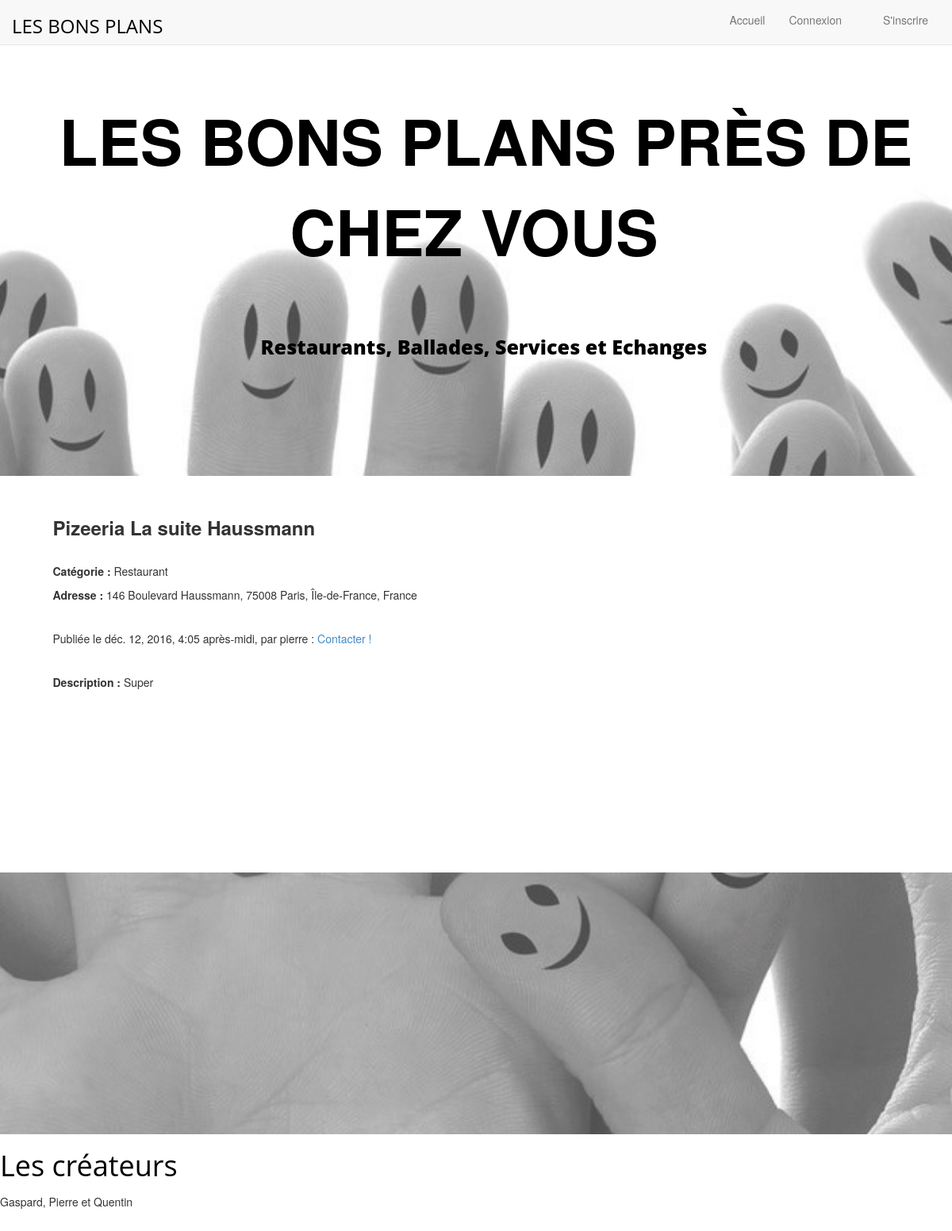
Page /annonces/7/ on the committed database.
### annonces/models.py (models this page shows, shortened)
class Annonce(models.Model):
    titre = models.CharField(max_length=100)
    categorie = models.ForeignKey('Categorie')
    auteur = models.ForeignKey(User)
    descriptif = models.TextField(null=True)
    date = models.DateTimeField()
    numero = models.IntegerField(default=2)
    rue = models.CharField(max_length=100, default='Allée de la Noiseraie')
    pays = models.CharField(max_length=100, default='France')
    code_postal = models.IntegerField(default=77420)
    region = models.CharField(max_length=100, default='Île-de-France')
    ville = models.CharField(max_length=100, default='Noisy-le-Grand')
    lat = models.FloatField(default=48.8411)
    long = models.FloatField(default=2.5880)
    somme_notes = models.IntegerField(default=0)
    nb_votes = models.IntegerField(default=0)

class Categorie(models.Model):
    nom = models.CharField(max_length=30)
    def __str__(self):
        return self.nom

### annonces/views.py (the view)
# urls.py: url(r'^(?P<pk>[-\w]+)/$', AnnonceDetailView.as_view(), name='annonce_detail'),
class AnnonceDetailView(DetailView):
    model = Annonce
    def get_context_data(self, **kwargs):
        context = super(AnnonceDetailView, self).get_context_data(**kwargs)
        context['now'] = timezone.now()
        return context

### annonces/templates/annonces/annonce_detail.html (shortened to what this page needs)
{% extends "base.html" %}
{% block content %}
<article style="float: left;  margin: 0 1.5%; width: 50%;">
  <div>
    <p><font size ='5'><b> {{ object.titre }} </b></font></p>
    <p><b> Catégorie : </b> {{ object.categorie }} <br>
    <b> Adresse : </b> {{ object.numero }} {{ object.rue }}, {{ object.code_postal}} {{ object.ville }}, {{ object.region }}, {{ object.pays }} </p>
    <p> Publiée le {{ object.date }}, par {{ object.auteur }} : <a href="mailto: {{ object.auteur.email }}?subject=À propos de votre annonce ... " > Contacter ! </a><br></p>
    <p><b> Description : </b> {{ object.descriptif }} </p>
  </div>
</article>
<aside>
  <div id="map"></div>
</aside>
{% endblock %}

### static/css/style.css (style rules this page uses)
aside { float: right; margin: 0 1.5%; width: 30%; }
#map { height: 400px; width: 100%; }
*, *::before, *::after { box-sizing: inherit; }
body { font-size:14px; }
p { font-weight:300; line-height:30px; padding-bottom:15px; }

### rows in the picture
Annonce: titre "Pizeeria La suite Haussmann", categorie "Restaurant", numero "146", rue "Boulevard Haussmann", code_postal "75008", ville "Paris", region "Île-de-France", pays "France", date "déc. 12, 2016, 4:05 après-midi", auteur "pierre", descriptif "Super"
